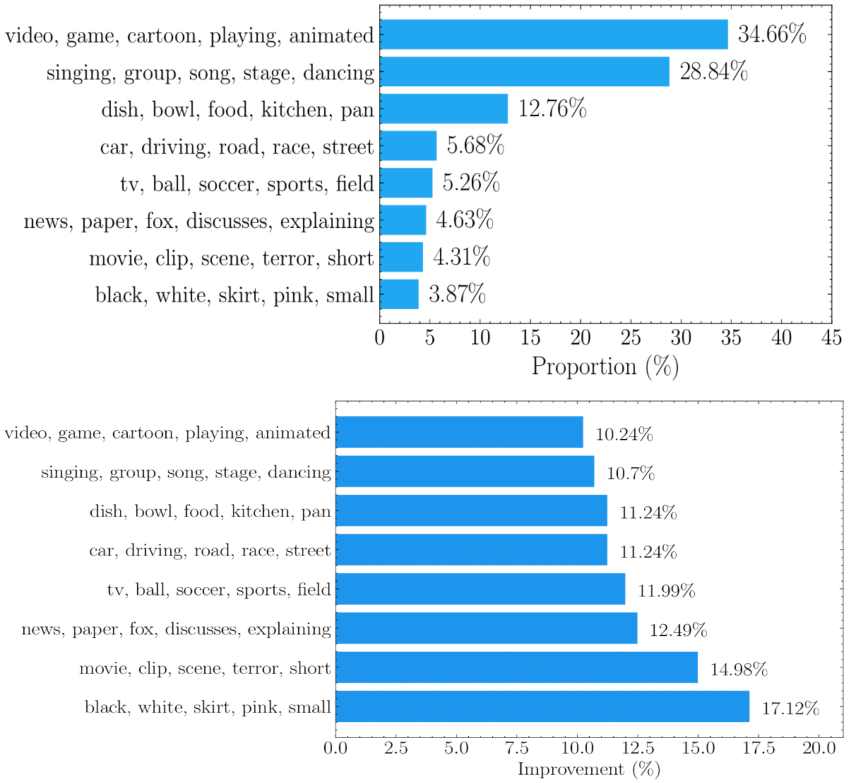
#> input picture assets/topic_freq_improvement.png, 3390 x 3132 px (shown at 1/4 size)
$ python cli.py --source ../assets/topic_freq_improvement.png --dest out
#> lines starting #> are read from the running program, lines starting #| are printed output that depends on the picture
### video_keyframe_detector/KeyFrameDetector/key_frame_detector.py
import os
import cv2
import csv
import numpy as np
import time
import peakutils
from video_keyframe_detector.KeyFrameDetector.utils import convert_frame_to_grayscale, prepare_dirs, plot_metrics

def keyframeDetection(source, dest, Thres, plotMetrics=False, verbose=False):

#> called with source = '../assets/topic_freq_improvement.png', dest = 'out', Thres = 0.3, plotMetrics = False, verbose = False
    keyframePath = dest+'/keyFrames'
    imageGridsPath = dest+'/imageGrids'
    csvPath = dest+'/csvFile'
    path2file = csvPath + '/output.csv'
    prepare_dirs(keyframePath, imageGridsPath, csvPath)

    cap = cv2.VideoCapture(source)
    length = int(cap.get(cv2.CAP_PROP_FRAME_COUNT))

    if (cap.isOpened()== False):
        print("Error opening video file")

    lstfrm = []
    lstdiffMag = []
    timeSpans = []
    images = []
    full_color = []
    lastFrame = None
    Start_time = time.process_time()

    # Read until video is completed
    for i in range(length):
        ret, frame = cap.read()
        grayframe, blur_gray = convert_frame_to_grayscale(frame)

        frame_number = cap.get(cv2.CAP_PROP_POS_FRAMES) - 1
        lstfrm.append(frame_number)
        images.append(grayframe)
        full_color.append(frame)
        if frame_number == 0:
            lastFrame = blur_gray

        diff = cv2.subtract(blur_gray, lastFrame)
        diffMag = cv2.countNonZero(diff)
        lstdiffMag.append(diffMag)
        stop_time = time.process_time()
        time_Span = stop_time-Start_time
        timeSpans.append(time_Span)
        lastFrame = blur_gray
#> this loop made 1 pass
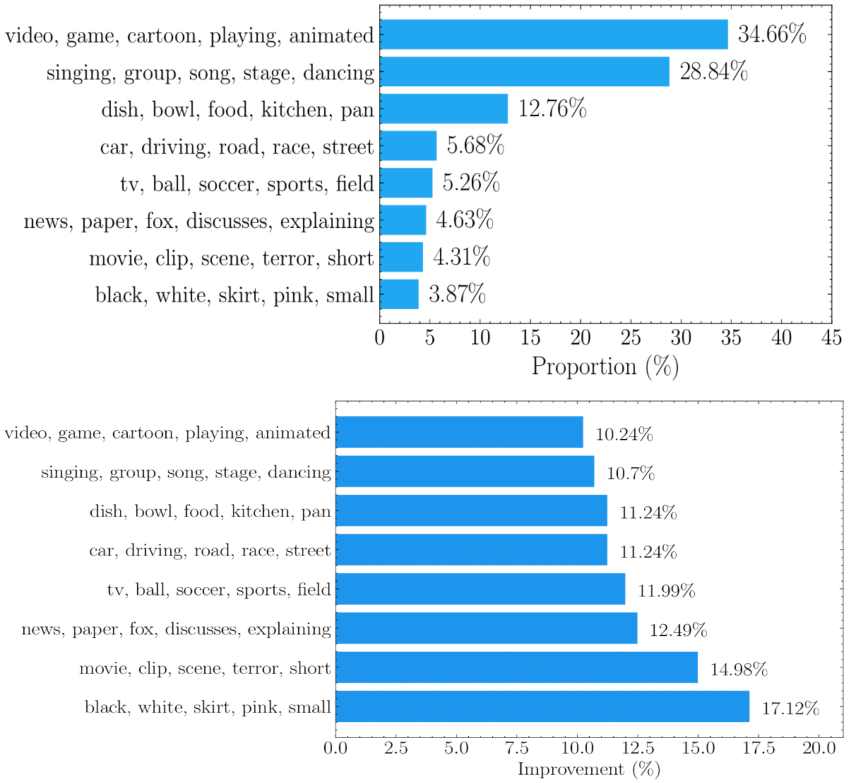
#> input picture assets/topic_freq_improvement.png, 3390 x 3132 px (shown at 1/4 size)
#> pass 1, in convert_frame_to_grayscale, `gray = cv2.cvtColor(frame, cv2.COLOR_BGR2GRAY)`:
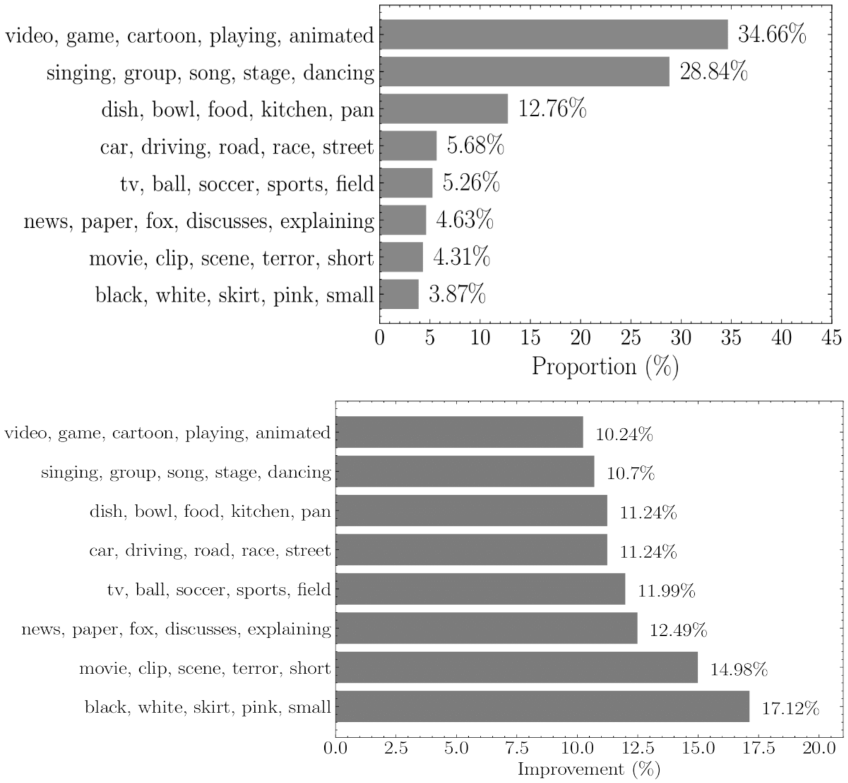
#> gray: shape (3132, 3390) (shown at 1/4 size); min 0, max 255, mean 228
#> frame is the input picture: shape (3132, 3390, 3); mean B, G, R 245.7, 232.3, 212.7
#> after the loop, full_color = 1 item; images = 1 item; lstdiffMag = []; lstfrm = [-1]; timeSpans = []

    cap.release()
    y = np.array(lstdiffMag)
    base = peakutils.baseline(y, 2)
    indices = peakutils.indexes(y-base, Thres, min_dist=1)

    ##plot to monitor the selected keyframe
    if (plotMetrics):
        plot_metrics(indices, lstfrm, lstdiffMag)

    cnt = 1
    for x in indices:
        cv2.imwrite(os.path.join(keyframePath , 'keyframe'+ str(cnt) +'.jpg'), full_color[x])
        cnt +=1
        log_message = 'keyframe ' + str(cnt) + ' happened at ' + str(timeSpans[x]) + ' sec.'
        if(verbose):
            print(log_message)
        with open(path2file, 'w') as csvFile:
            writer = csv.writer(csvFile)
            writer.writerows(log_message)
            csvFile.close()

    cv2.destroyAllWindows()

### video_keyframe_detector/KeyFrameDetector/utils.py
import os
import cv2
import matplotlib.pyplot as plt
from PIL import Image

def scale(img, xScale, yScale):
    res = cv2.resize(img, None, fx=xScale, fy=yScale, interpolation=cv2.INTER_AREA)
    return res


# [22 lines left out: functions crop, averagePixels, not called in this run]

def convert_frame_to_grayscale(frame):
    grayframe = None
    gray = None
    if frame is not None:
        cv2.cvtColor(frame, cv2.COLOR_BGR2GRAY)
        gray = cv2.cvtColor(frame, cv2.COLOR_BGR2GRAY)
        gray = scale(gray, 1, 1)
        grayframe = scale(gray, 1, 1)
        gray = cv2.GaussianBlur(gray, (9, 9), 0.0)
    return grayframe, gray

def prepare_dirs(keyframePath, imageGridsPath, csvPath):
    if not os.path.exists(keyframePath):
        os.makedirs(keyframePath)


# [7 lines left out: function plot_metrics, not called in this run]

### video_keyframe_detector/cli.py
import argparse

from video_keyframe_detector.KeyFrameDetector.key_frame_detector import keyframeDetection

def main():
    parser = argparse.ArgumentParser()

    parser.add_argument('-s','--source', help='source file', required=True)
    parser.add_argument('-d', '--dest', help='destination folder', required=True)
    parser.add_argument('-t','--Thres', help='Threshold of the image difference', default=0.3)

    args = parser.parse_args()


    keyframeDetection(args.source, args.dest, float(args.Thres))


if __name__ == '__main__':
#> (the run stopped early here; a loop or call above may not have finished)
